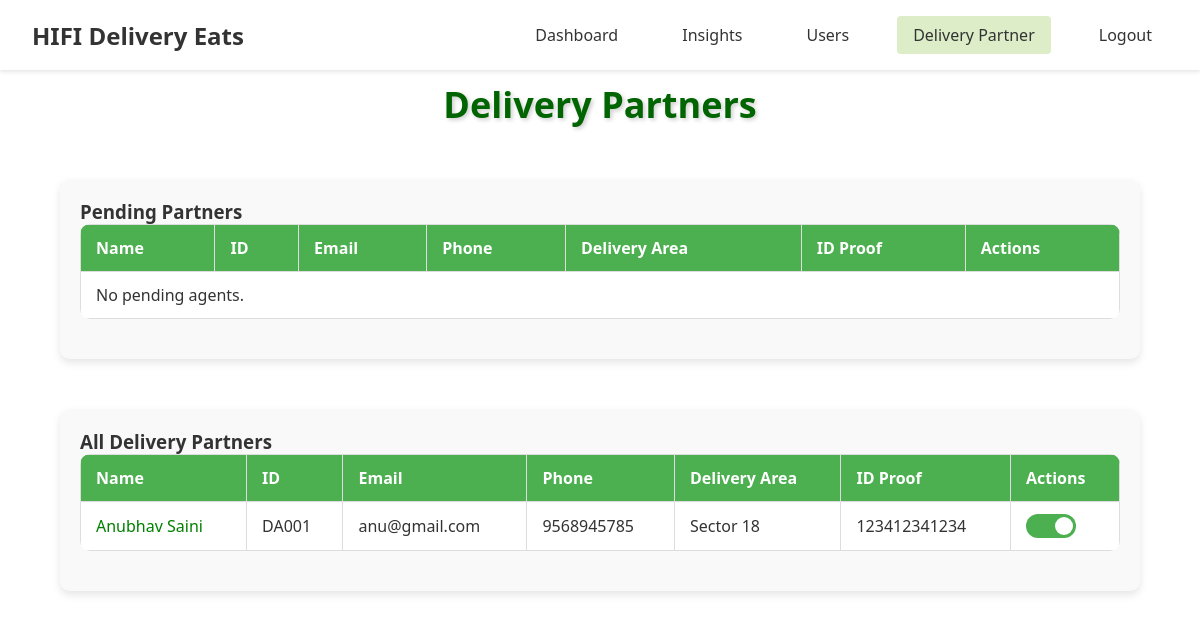
The app's page /admin/delivery_partner (signed in), older data.
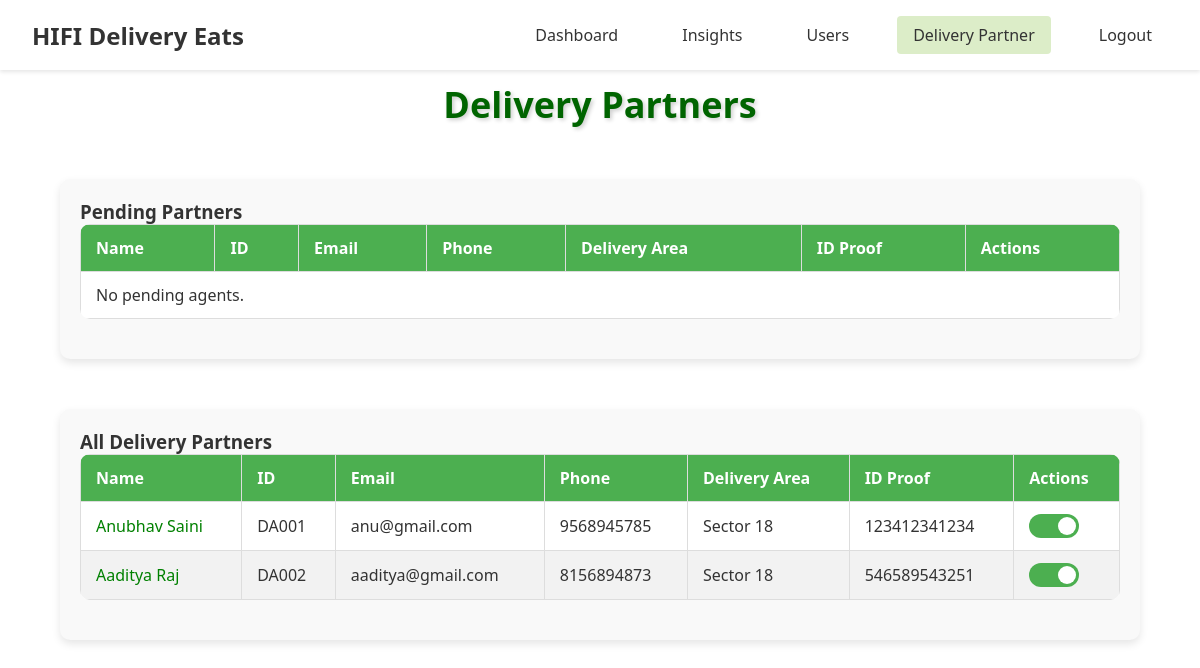
The same page, newer data.
### models.py (models this page shows, shortened)
class BaseModel(db.Model):
    __abstract__ = True
    PREFIX = None  # each child model must set this

class DeliveryAgent(UserMixin, BaseModel):
    __tablename__ = 'delivery_agent'
    PREFIX = 'DA'
    delivery_agent_id = db.Column(db.String(10), primary_key=True)
    username = db.Column(db.String(100))
    email = db.Column(db.String(100), unique=True)
    phone = db.Column(db.Integer, unique=True, nullable=False)
    password = db.Column(db.String(100), nullable=False)
    image = db.Column(db.String(255), nullable=True, server_default='')
    bio = db.Column(db.Text, nullable=True, server_default='')
    delivery_area = db.Column(db.String(100), nullable=False)
    available_slots = db.Column(db.Boolean, nullable=False, default=True)
    id_proof = db.Column(db.String(12), nullable=False, server_default='')
    is_approved = db.Column(db.Boolean, nullable=False, server_default='0')
    is_active = db.Column(db.Boolean, nullable=False, server_default='1')
    earnings = db.relationship("Earnings", back_populates="delivery_agent")
    delivery_feedbacks = db.relationship("DeliveryFeedback", back_populates="delivery_agent")
    deliveries = db.relationship("Order", back_populates="delivery_agent", foreign_keys="Order.delivery_agent_id")

### routes/admin_routes.py (the view)
    @app.route('/admin/delivery_partner')
    @login_required
    def delivery_partner():
        pending_agents = DeliveryAgent.query.filter_by(is_approved=False).all()
        accepted_agents = DeliveryAgent.query.filter_by(is_approved=True).all()
        return render_template(
            'admin/delivery_partner.html',
            pending_agents=pending_agents,
            accepted_agents=accepted_agents
        )

### templates/admin/delivery_partner.html (shortened to what this page needs)
{% extends 'admin/index.html' %}
{% block css %}
  <link
    rel="stylesheet"
    href="{{ url_for('static', filename='css/admin/delivery_partner.css') }}"
  />
{% endblock css %}
{% block content %}
<h2>Delivery Partners</h2>
<div class="table-container">
  <h3>Pending Partners</h3>
  <table>
    <thead>
      <tr>
        <th>Name</th>
        <th>ID</th>
        <th>Email</th>
        <th>Phone</th>
        <th>Delivery Area</th>
        <th>ID Proof</th>
        <th>Actions</th>
      </tr>
    </thead>
    <tbody id="userList">
      {% for agent in pending_agents %}
      <tr id="user-{{ agent.delivery_agent_id }}">
        <td>{{ agent.username }}</td>
        <td>{{ agent.delivery_agent_id }}</td>
        <td>{{ agent.email }}</td>
        <td>{{ agent.phone }}</td>
        <td>{{ agent.delivery_area }}</td>
        <td>{{ agent.id_proof }}</td>
        <td>
          <button class="accept" onclick="handleAccept('{{ agent.delivery_agent_id }}')">
            Accept
          </button>
          <button class="reject" onclick="handleReject('{{ agent.delivery_agent_id }}')">
            Reject
          </button>
        </td>
      </tr>
      {% else %}
      <tr>
        <td colspan="7">No pending agents.</td>
      </tr>
      {% endfor %}
    </tbody>
  </table>
</div>
<div class="table-container">
  <h3>All Delivery Partners</h3>
  <table>
    <thead>
      <tr>
        <th>Name</th>
        <th>ID</th>
        <th>Email</th>
        <th>Phone</th>
        <th>Delivery Area</th>
        <th>ID Proof</th>
        <th>Actions</th>
      </tr>
    </thead>
    <tbody id="acceptedAgentsList">
      {% for agent in accepted_agents %}
      <tr id="user-{{ agent.delivery_agent_id }}">
        <td style="color: {% if not agent.is_active %}red{% else %}green{% endif %};">
          {{ agent.username }}
        </td>
        <td>{{ agent.delivery_agent_id }}</td>
        <td>{{ agent.email }}</td>
        <td>{{ agent.phone }}</td>
        <td>{{ agent.delivery_area }}</td>
        <td>{{ agent.id_proof }}</td>
        <td>
          <label class="switch">
            <span class="slider"></span>
          </label>
        </td>
      </tr>
      {% else %}
      <tr>
        <td colspan="7">No accepted agents.</td>
      </tr>
      {% endfor %}
    </tbody>
  </table>
</div>
{% endblock content %}

### templates/admin/index.html (shortened to what this page needs)
<!DOCTYPE html>
<html lang="en">
<head>
  <link rel="stylesheet" href="{{ url_for('static', filename='css/admin/admin.css') }}">
  {% block css %}
  {% endblock css %}
</head>
<body>
  <header class="header">
    <div class="logo">HIFI Delivery Eats</div>
    <nav class="nav-menu">
      <a href="{{ url_for('admin') }}" class="{% if request.endpoint == 'admin' %}active{% endif %}">Dashboard</a>
      <a href="{{url_for('insights') }}" class="{% if request.endpoint == 'orders' %}active{% endif %}">Insights</a>
      <a href="#" class="{% if request.endpoint == 'users' %}active{% endif %}">Users</a>
      <a href="{{ url_for('delivery_partner') }}" class="{% if request.endpoint == 'delivery_partner' %}active{% endif %}">Delivery Partner</a>
      <a href="{{ url_for('employee_logout') }}">Logout</a>
    </nav>
  </header>
  <main>
    <section class="dashboard-content">
      {% block content %}{% endblock content %}
    </section>
  </main>
</body>
</html>

### static/css/admin/admin.css (style rules this page uses)
* { margin: 0; padding: 0; box-sizing: border-box; font-family: 'Segoe UI', Tahoma, Geneva, Verdana, sans-serif; }
:root { --primary-green: #50b341; --light-green: #DCEDC8; --white: #ffffff; --text-dark: #333333; }
body { background-color: var(--white); color: var(--text-dark); }
.header { position: fixed; top: 0; left: 0; width: 100%; z-index: 1000; display: flex; justify-content: space-between; align-items: center; padding: 1rem 2rem; background-color: var(--white); box-shadow: 0 2px 4px rgba(0,0,0,0.1); }
.logo { font-size: 1.5rem; font-weight: bold; color: var(--text-dark); }
.nav-menu { display: flex; gap: 2rem; }
.nav-menu a { text-decoration: none; color: var(--text-dark); padding: 0.5rem 1rem; border-radius: 4px; transition: background-color 0.3s; }
.nav-menu a:hover, .nav-menu a.active { background-color: var(--light-green); }
.container, main { margin-top: 80px; }

### static/css/admin/delivery_partner.css (style rules this page uses)
h2 { color: darkgreen; text-align: center; margin-bottom: 10px; font-size: 36px; font-weight: bold; text-shadow: 2px 2px 4px rgba(0, 0, 0, 0.2); transition: text-shadow 0.3s ease-in-out; margin-top: 1rem; }
.table-container { margin: 50px auto; padding: 20px; border-radius: 10px; box-shadow: 0 4px 8px rgba(0, 0, 0, 0.1); background-color: #f9f9f9; width: 90%; max-width: 1200px; }
table { width: 100%; border-collapse: collapse; margin-bottom: 20px; background-color: #fff; border-radius: 10px; overflow: hidden; }
th, td { border: 1px solid #ddd; padding: 12px 15px; text-align: left; }
th { background-color: #4CAF50; color: white; }
tbody tr:nth-child(even) { background-color: #f2f2f2; }
.switch { position: relative; display: inline-block; width: 50px; height: 24px; }
.slider { position: absolute; cursor: pointer; top: 0; left: 0; right: 0; bottom: 0; background-color: #ccc; transition: .4s; border-radius: 24px; }
.slider:before { position: absolute; content: ""; height: 18px; width: 18px; left: 3px; bottom: 3px; background-color: white; transition: .4s; border-radius: 50%; }
input:checked + .slider { background-color: #4caf50; }
input:checked + .slider:before { transform: translateX(26px); }

Row changes from the older to the newer data that the page shows:
added DeliveryAgent: username "Aaditya Raj", delivery_agent_id "DA002", email "aaditya@gmail.com", phone "8156894873", delivery_area "Sector 18", id_proof "546589543251"
